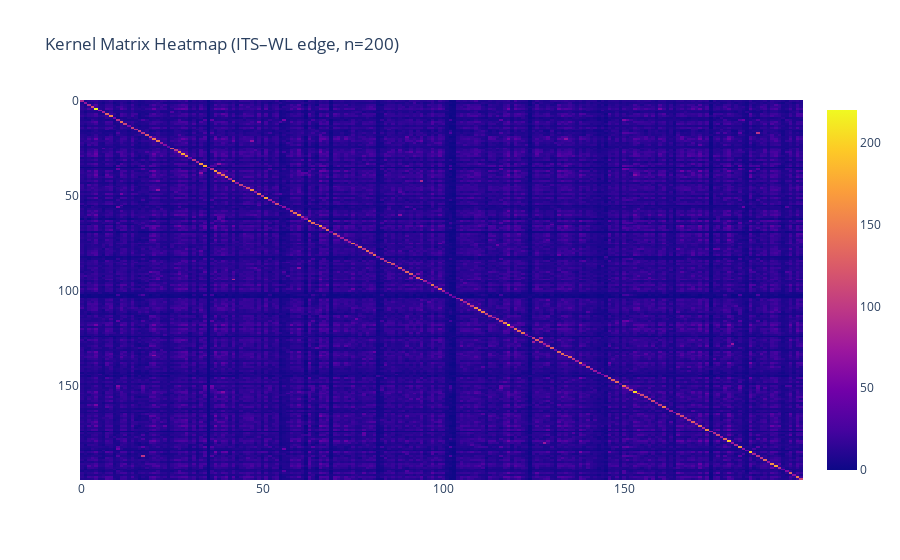

Source (notebook cell):
### Markdown cell above
### ITS–WL Kernel Matrix (edge features)

This heatmap shows the kernel matrix computed using the ITS–WL edge kernel.
Here, reactions are represented by Weisfeiler–Lehman features extracted from the Imaginary Transition State (ITS) graph.

Compared to DRF–WL, the ITS–WL kernel produces a denser similarity structure.
This is expected, as the ITS graph encodes the full combined structure of reactants and products, including unchanged molecular context.

The diagonal again represents self-similarity, while the richer off-diagonal structure indicates that many reactions share common substructures.
As a result, ITS–WL captures broader structural similarity between reactions, not only the explicit reaction center.

### Code cell
mode = "edge"
n = 200

K_its, y_its_small = build_kernel_matrix_from_loaded(
    X_its, y_its,
    mode=mode,
    n=n,
)

print("ITS kernel matrix stats:", kernel_matrix_stats(K_its))

fig = px.imshow(
    K_its,
    title=f"Kernel Matrix Heatmap (ITS–WL {mode}, n={n})",
    aspect="auto",
)
fig.show()

### Figure 1 — Plotly figure (JSON) as saved in the notebook; plotly's stock layout.template omitted (floating-point values rounded to 4 significant figures; data arrays with more than 128 entries replaced by an {"elided": "..."} marker saying what was removed)
{"data": [{"coloraxis": "coloraxis", "hovertemplate": "x: %{x}<br>y: %{y}<br>color: %{z}<extra></extra>", "name": "0", "type": "heatmap", "xaxis": "x", "yaxis": "y", "z": {"elided": "200x200 float values"}}], "layout": {"coloraxis": {"colorscale": [[0, "#0d0887"], [0.1111, "#46039f"], [0.2222, "#7201a8"], [0.3333, "#9c179e"], [0.4444, "#bd3786"], [0.5556, "#d8576b"], [0.6667, "#ed7953"], [0.7778, "#fb9f3a"], [0.8889, "#fdca26"], [1, "#f0f921"]]}, "title": {"text": "Kernel Matrix Heatmap (ITS–WL edge, n=200)"}, "xaxis": {"anchor": "y", "domain": [0, 1]}, "yaxis": {"anchor": "x", "autorange": "reversed", "domain": [0, 1]}}}
